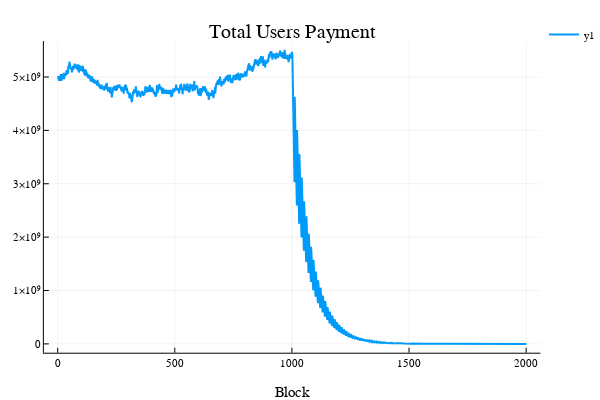

Here is the notebook cell this chart was saved with:
### Code cell
plot(payU, linewidth = 2, title = "Total Users Payment");
xlabel!("Block")

### Figure 1 — Plotly figure (JSON) as saved in the notebook; plotly's stock layout.template omitted (floating-point values rounded to 4 significant figures; data arrays with more than 128 entries replaced by an {"elided": "..."} marker saying what was removed)
{"data": [{"colorbar": {"title": ""}, "hoverinfo": "text", "legendgroup": "y1", "line": {"color": "rgba(0, 154, 250, 1.000)", "dash": "solid", "shape": "linear", "width": 2}, "mode": "lines", "name": "y1", "showlegend": true, "text": {"elided": "2001 null values"}, "type": "scatter", "x": {"elided": "2001 int values"}, "xaxis": "x1", "y": {"elided": "2001 float values"}, "yaxis": "y1", "zmax": 0.1, "zmin": -0.1}], "layout": {"annotations": [{"font": {"color": "rgba(0, 0, 0, 1.000)", "family": "sans-serif", "size": 20}, "rotation": 0, "showarrow": false, "text": "Total Users Payment", "x": 0.537, "xanchor": "center", "xref": "paper", "y": 1, "yanchor": "top", "yref": "paper"}], "height": 400, "legend": {"bgcolor": "rgba(255, 255, 255, 1.000)", "bordercolor": "rgba(0, 0, 0, 1.000)", "font": {"color": "rgba(0, 0, 0, 1.000)", "family": "sans-serif", "size": 11}, "tracegroupgap": 0, "x": 1, "y": 1}, "margin": {"b": 20, "l": 0, "r": 0, "t": 20}, "paper_bgcolor": "rgba(255, 255, 255, 1.000)", "plot_bgcolor": "rgba(255, 255, 255, 1.000)", "showlegend": true, "width": 600, "xaxis": {"anchor": "y1", "domain": [0.08064, 0.9934], "gridcolor": "rgba(0, 0, 0, 0.100)", "gridwidth": 0.5, "linecolor": "rgba(0, 0, 0, 1.000)", "mirror": false, "range": [-59, 2061], "showgrid": true, "showline": true, "showticklabels": true, "tickangle": 0, "tickcolor": "rgb(0, 0, 0)", "tickfont": {"color": "rgba(0, 0, 0, 1.000)", "family": "sans-serif", "size": 11}, "tickmode": "array", "ticks": "inside", "ticktext": ["0", "500", "1000", "1500", "2000"], "tickvals": [0, 500, 1000, 1500, 2000], "title": "Block", "titlefont": {"color": "rgba(0, 0, 0, 1.000)", "family": "sans-serif", "size": 15}, "type": "-", "visible": true, "zeroline": false, "zerolinecolor": "rgba(0, 0, 0, 1.000)"}, "yaxis": {"anchor": "x1", "domain": [0.07581, 0.9415], "gridcolor": "rgba(0, 0, 0, 0.100)", "gridwidth": 0.5, "linecolor": "rgba(0, 0, 0, 1.000)", "mirror": false, "range": [-165200000.0, 5674000000.0], "showgrid": true, "showline": true, "showticklabels": true, "tickangle": 0, "tickcolor": "rgb(0, 0, 0)", "tickfont": {"color": "rgba(0, 0, 0, 1.000)", "family": "sans-serif", "size": 11}, "tickmode": "array", "ticks": "inside", "ticktext": ["0", "1×10⁹", "2×10⁹", "3×10⁹", "4×10⁹", "5×10⁹"], "tickvals": [0, 1000000000, 2000000000, 3000000000, 4000000000, 5000000000], "title": "", "titlefont": {"color": "rgba(0, 0, 0, 1.000)", "family": "sans-serif", "size": 15}, "type": "-", "visible": true, "zeroline": false, "zerolinecolor": "rgba(0, 0, 0, 1.000)"}}}
